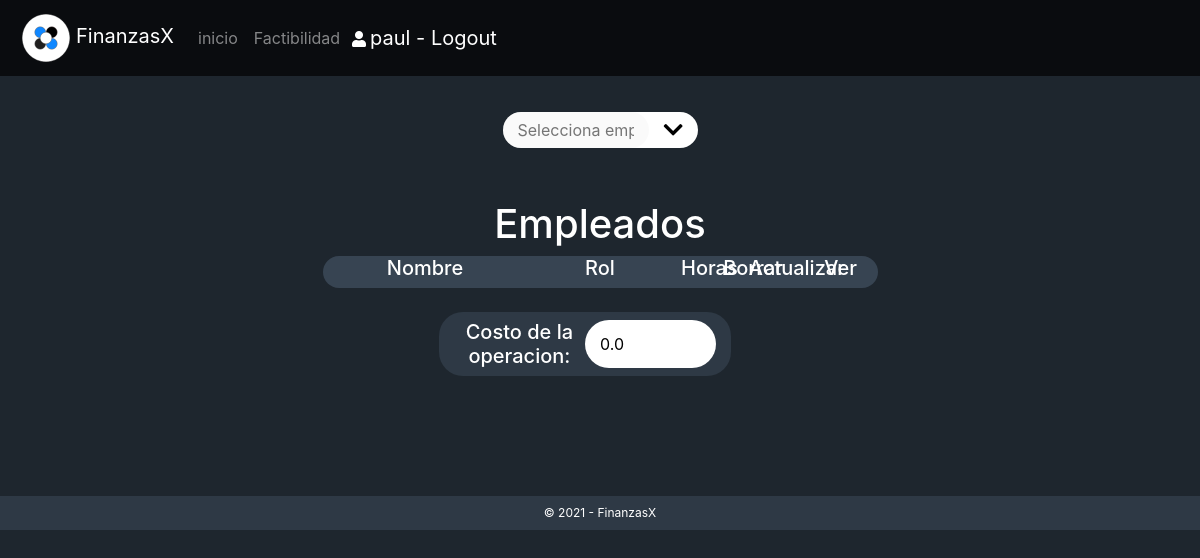
Page /gestion/factibilidad/ (signed in) on the earlier database version.
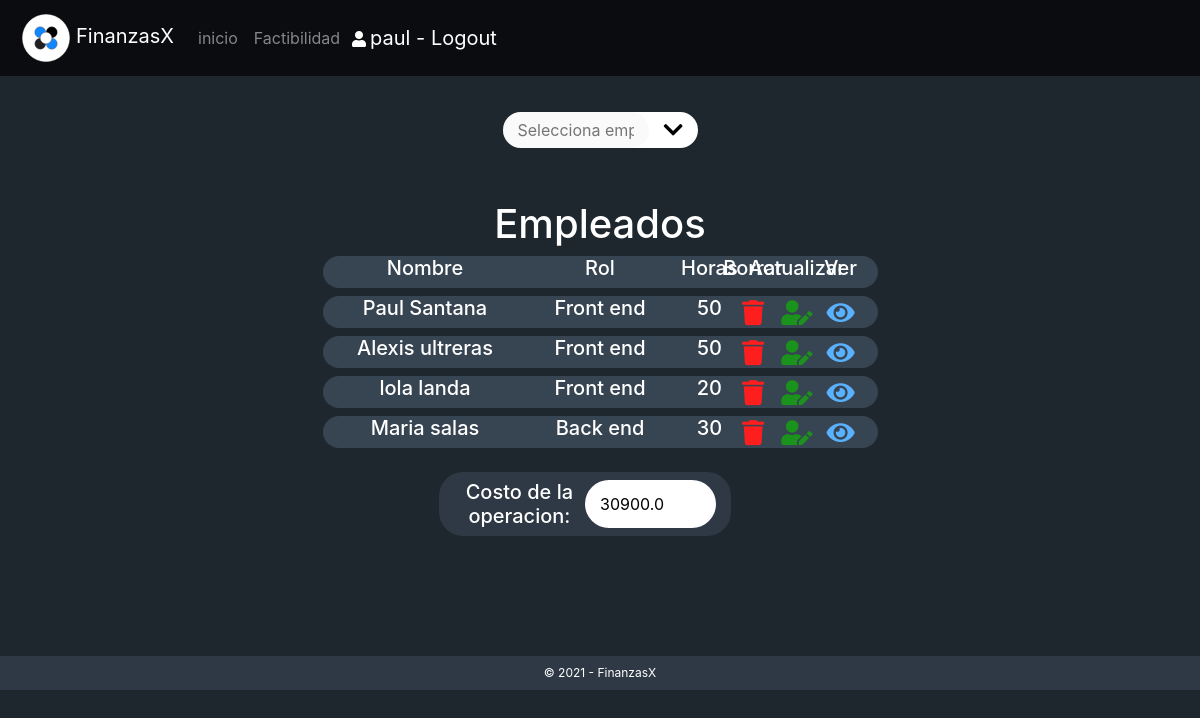
Same page on the later database version.
### gestion/models.py (models this page shows, shortened)
class Empleado(models.Model):
    nombre = models.CharField(max_length=50)
    ap_paterno = models.CharField(max_length=40)
    ap_materno = models.CharField(max_length=40)
    email = models.CharField(max_length=50)
    telefono = models.CharField(max_length=10)
    fechaCreacion = models.DateField(default=datetime.now)
    creador = models.ForeignKey(settings.AUTH_USER_MODEL,on_delete=models.CASCADE)
    horas = models.IntegerField()
    puesto = models.ForeignKey(TipoEmpleado,on_delete=models.CASCADE)

class TipoEmpleado(models.Model):
    nombre = models.CharField(max_length=50)
    salario = models.FloatField(default=0)
    descripcion = models.CharField(max_length=60)
    def __str__(self):
        return '{}'.format(self.nombre)

### gestion/views.py (the view, shortened to what this page needs)
# urls.py: path('factibilidad/',views.factibilidad,name="factibilidad"),
@login_required
def factibilidad(request):
    if request.method == 'GET':
        tipoEmpleado = TipoEmpleado.objects.all()
        empleados = Empleado.objects.filter(creador=request.user)
        suma=0.0
        for a in empleados:
            suma+=float(a.horas)*float(a.puesto.salario)
        contexto={
            'tp':tipoEmpleado,
            'listaEmpleados':empleados,
            'costoOperacion':suma
        }
        return render(request,'gestion/factibilidad.html',contexto)

### gestion/templates/gestion/factibilidad.html (shortened to what this page needs)
  {% extends "base_menu.html" %}
  {% load static %}
  {% block content %}
  <div class="col-md-12 d-flex justify-content-center mt-5">
    <div id="selectEmpleado" class=" col-sm-12 col-md-2 d-flex justify-content-center search pl-0 pr-0">
      <input id="inputEmpleado" class="col-md-9 inputRounded" type="text" placeholder="Selecciona empleado" disabled>
      <i class="btn pl-0  pr-0 fas fa-chevron-down d-flex align-items-center justify-content-center" onclick="seleccionEmpleado()"></i>
    </div>
  </div>
  <div id="infoEmpleados" class="col-md-12 d-flex justify-content-center mt-5">
    <div class="col-md-6">
      <div class="col-md-12 mt-1 mb-1"><h1 class="text-center">Empleados</h1></div>
    <div class="col-md-12 mt-2 mb-2 d-flex justify-content-between fw-wrap campo inputRounded">
      <h5 class="col-md-4 d-flex justify-content-center align-items-center">Nombre</h5>
      <h5 class="col-md-4 d-flex justify-content-center align-items-center">Rol</h5>
      <h5 class="col-md-1 d-flex justify-content-center align-items-center">Horas</h5>
      <h5 class="col-md-1 d-flex justify-content-center align-items-center">Borrar</h5>
      <h5 class="col-md-1 d-flex justify-content-center align-items-center">Actualizar</h5>
      <h5 class="col-md-1 d-flex justify-content-center align-items-center">Ver</h5>
    </div>
    {% for e in listaEmpleados %}
    <div class="col-md-12 mt-2 mb-2 d-flex justify-content-between fw-wrap campo inputRounded">
      <h5 class="col-md-4 d-flex justify-content-center align-items-center">{{ e.nombre }} {{ e.ap_paterno }}</h5>
      <h5 class="col-md-4 d-flex justify-content-center align-items-center">{{ e.puesto.nombre }}</h5>
      <h5 class="col-md-1 d-flex justify-content-center align-items-center">{{ e.horas }}</h5>
      <li onclick="window.location='{% url 'gestion:eliminarEmpleado' e.id %}'" class=" col-md-1 fas fa-trash delete d-flex justify-content-center align-items-center" title="Eliminar"></li>
      <li onclick="window.location='{% url 'gestion:actualizarEmpleado' e.id %}'" class=" col-md-1 fas fa-user-edit d-flex align-items-center justify-content-center update" title="Actualizar"></li>
      <li onclick="window.location='{% url 'gestion:detalleEmpleado' e.id %}'" class=" col-md-1 fas fa-eye d-flex align-items-center justify-content-center watch" title="Ver"></li>
    </div>
    {% endfor %}
    </div>
  </div>
  <div id="datosEmpleado" class="row col-md-12 justify-content-center  d-flex">
    <div class="row col-md-3 d-flex justify-content-center mt-3 inputRounded dark">
      <div class="row col-md-12 pl-0 pr-0 mt-2 mb-2"> <h5 class="pr-0 pl-0 text-center col-md-6 mb-0">Costo de la operacion:</h5> <input name="email" type="number" class="col-md-6 inputRounded" value="{{ costoOperacion }}"></div>
      </div>
  </div>
<br><br><br><br><br>
  {% endblock %}
  {% block textopie %}
  © 2021 - FinanzasX
  {% endblock %}

Differences in the rows shown:
added Empleado: nombre "Paul", ap_paterno "Santana", puesto.nombre "Front end", horas "50"
added Empleado: nombre "Alexis", ap_paterno "ultreras", puesto.nombre "Front end", horas "50"
added Empleado: nombre "lola", ap_paterno "landa", puesto.nombre "Front end", horas "20"
added Empleado: nombre "Maria", ap_paterno "salas", puesto.nombre "Back end", horas "30"
Other differences:
form field email: "0.0" → "30900.0"
